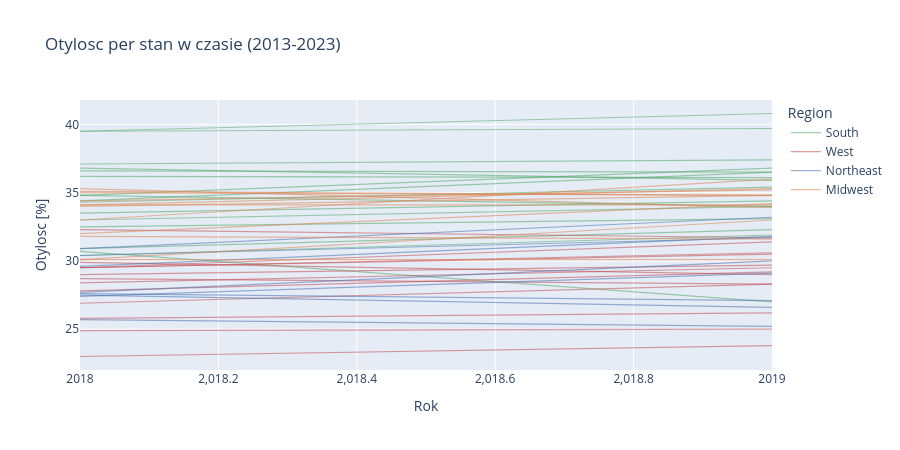

Notebook cell for this chart:
### Code cell
# interaktywny podglad: otylosc per stan w czasie
trend_states = (
    df[df["Region"].notna()]
    .groupby(["Year", "LocationDesc", "LocationAbbr", "Region"])["Obesity"]
    .mean()
    .reset_index()
)

fig = px.line(
    trend_states,
    x="Year",
    y="Obesity",
    color="Region",
    line_group="LocationDesc",
    hover_name="LocationDesc",
    color_discrete_map=PALETTE,
    labels={"Obesity": "Otylosc [%]", "Year": "Rok"},
    title="Otylosc per stan w czasie (2013-2023)",
)
fig.update_traces(opacity=0.55, line_width=1.2)
fig.update_layout(height=450)
fig.show()

### Figure 1 — Plotly figure (JSON) as saved in the notebook; plotly's stock layout.template omitted (floating-point values rounded to 4 significant figures)
{"data": [{"hovertemplate": "<b>%{hovertext}</b><br><br>Region=South<br>LocationDesc=Alabama<br>Rok=%{x}<br>Otylosc [%]=%{y}<extra></extra>", "hovertext": ["Alabama", "Alabama"], "legendgroup": "South", "line": {"color": "#55A868", "dash": "solid", "width": 1.2}, "marker": {"symbol": "circle"}, "mode": "lines", "name": "South", "opacity": 0.55, "orientation": "v", "showlegend": true, "type": "scatter", "x": [2018, 2019], "xaxis": "x", "y": [36.2, 36.1], "yaxis": "y"}, {"hovertemplate": "<b>%{hovertext}</b><br><br>Region=South<br>LocationDesc=Arkansas<br>Rok=%{x}<br>Otylosc [%]=%{y}<extra></extra>", "hovertext": ["Arkansas", "Arkansas"], "legendgroup": "South", "line": {"color": "#55A868", "dash": "solid", "width": 1.2}, "marker": {"symbol": "circle"}, "mode": "lines", "name": "South", "opacity": 0.55, "orientation": "v", "showlegend": false, "type": "scatter", "x": [2018, 2019], "xaxis": "x", "y": [37.1, 37.4], "yaxis": "y"}, {"hovertemplate": "<b>%{hovertext}</b><br><br>Region=South<br>LocationDesc=Delaware<br>Rok=%{x}<br>Otylosc [%]=%{y}<extra></extra>", "hovertext": ["Delaware", "Delaware"], "legendgroup": "South", "line": {"color": "#55A868", "dash": "solid", "width": 1.2}, "marker": {"symbol": "circle"}, "mode": "lines", "name": "South", "opacity": 0.55, "orientation": "v", "showlegend": false, "type": "scatter", "x": [2018, 2019], "xaxis": "x", "y": [33.5, 34.4], "yaxis": "y"}, {"hovertemplate": "<b>%{hovertext}</b><br><br>Region=South<br>LocationDesc=Florida<br>Rok=%{x}<br>Otylosc [%]=%{y}<extra></extra>", "hovertext": ["Florida", "Florida"], "legendgroup": "South", "line": {"color": "#55A868", "dash": "solid", "width": 1.2}, "marker": {"symbol": "circle"}, "mode": "lines", "name": "South", "opacity": 0.55, "orientation": "v", "showlegend": false, "type": "scatter", "x": [2018, 2019], "xaxis": "x", "y": [30.7, 27.0], "yaxis": "y"}, {"hovertemplate": "<b>%{hovertext}</b><br><br>Region=South<br>LocationDesc=Georgia<br>Rok=%{x}<br>Otylosc [%]=%{y}<extra></extra>", "hovertext": ["Georgia", "Georgia"], "legendgroup": "South", "line": {"color": "#55A868", "dash": "solid", "width": 1.2}, "marker": {"symbol": "circle"}, "mode": "lines", "name": "South", "opacity": 0.55, "orientation": "v", "showlegend": false, "type": "scatter", "x": [2018, 2019], "xaxis": "x", "y": [32.5, 33.1], "yaxis": "y"}, {"hovertemplate": "<b>%{hovertext}</b><br><br>Region=South<br>LocationDesc=Kentucky<br>Rok=%{x}<br>Otylosc [%]=%{y}<extra></extra>", "hovertext": ["Kentucky", "Kentucky"], "legendgroup": "South", "line": {"color": "#55A868", "dash": "solid", "width": 1.2}, "marker": {"symbol": "circle"}, "mode": "lines", "name": "South", "opacity": 0.55, "orientation": "v", "showlegend": false, "type": "scatter", "x": [2018, 2019], "xaxis": "x", "y": [36.6, 36.5], "yaxis": "y"}, {"hovertemplate": "<b>%{hovertext}</b><br><br>Region=South<br>LocationDesc=Louisiana<br>Rok=%{x}<br>Otylosc [%]=%{y}<extra></extra>", "hovertext": ["Louisiana", "Louisiana"], "legendgroup": "South", "line": {"color": "#55A868", "dash": "solid", "width": 1.2}, "marker": {"symbol": "circle"}, "mode": "lines", "name": "South", "opacity": 0.55, "orientation": "v", "showlegend": false, "type": "scatter", "x": [2018, 2019], "xaxis": "x", "y": [36.8, 35.9], "yaxis": "y"}, {"hovertemplate": "<b>%{hovertext}</b><br><br>Region=South<br>LocationDesc=Maryland<br>Rok=%{x}<br>Otylosc [%]=%{y}<extra></extra>", "hovertext": ["Maryland", "Maryland"], "legendgroup": "South", "line": {"color": "#55A868", "dash": "solid", "width": 1.2}, "marker": {"symbol": "circle"}, "mode": "lines", "name": "South", "opacity": 0.55, "orientation": "v", "showlegend": false, "type": "scatter", "x": [2018, 2019], "xaxis": "x", "y": [30.9, 32.3], "yaxis": "y"}, {"hovertemplate": "<b>%{hovertext}</b><br><br>Region=South<br>LocationDesc=Mississippi<br>Rok=%{x}<br>Otylosc [%]=%{y}<extra></extra>", "hovertext": ["Mississippi", "Mississippi"], "legendgroup": "South", "line": {"color": "#55A868", "dash": "solid", "width": 1.2}, "marker": {"symbol": "circle"}, "mode": "lines", "name": "South", "opacity": 0.55, "orientation": "v", "showlegend": false, "type": "scatter", "x": [2018, 2019], "xaxis": "x", "y": [39.5, 40.8], "yaxis": "y"}, {"hovertemplate": "<b>%{hovertext}</b><br><br>Region=South<br>LocationDesc=North Carolina<br>Rok=%{x}<br>Otylosc [%]=%{y}<extra></extra>", "hovertext": ["North Carolina", "North Carolina"], "legendgroup": "South", "line": {"color": "#55A868", "dash": "solid", "width": 1.2}, "marker": {"symbol": "circle"}, "mode": "lines", "name": "South", "opacity": 0.55, "orientation": "v", "showlegend": false, "type": "scatter", "x": [2018, 2019], "xaxis": "x", "y": [33.0, 34.0], "yaxis": "y"}, {"hovertemplate": "<b>%{hovertext}</b><br><br>Region=South<br>LocationDesc=Oklahoma<br>Rok=%{x}<br>Otylosc [%]=%{y}<extra></extra>", "hovertext": ["Oklahoma", "Oklahoma"], "legendgroup": "South", "line": {"color": "#55A868", "dash": "solid", "width": 1.2}, "marker": {"symbol": "circle"}, "mode": "lines", "name": "South", "opacity": 0.55, "orientation": "v", "showlegend": false, "type": "scatter", "x": [2018, 2019], "xaxis": "x", "y": [34.8, 36.8], "yaxis": "y"}, {"hovertemplate": "<b>%{hovertext}</b><br><br>Region=South<br>LocationDesc=South Carolina<br>Rok=%{x}<br>Otylosc [%]=%{y}<extra></extra>", "hovertext": ["South Carolina", "South Carolina"], "legendgroup": "South", "line": {"color": "#55A868", "dash": "solid", "width": 1.2}, "marker": {"symbol": "circle"}, "mode": "lines", "name": "South", "opacity": 0.55, "orientation": "v", "showlegend": false, "type": "scatter", "x": [2018, 2019], "xaxis": "x", "y": [34.3, 35.4], "yaxis": "y"}, {"hovertemplate": "<b>%{hovertext}</b><br><br>Region=South<br>LocationDesc=Tennessee<br>Rok=%{x}<br>Otylosc [%]=%{y}<extra></extra>", "hovertext": ["Tennessee", "Tennessee"], "legendgroup": "South", "line": {"color": "#55A868", "dash": "solid", "width": 1.2}, "marker": {"symbol": "circle"}, "mode": "lines", "name": "South", "opacity": 0.55, "orientation": "v", "showlegend": false, "type": "scatter", "x": [2018, 2019], "xaxis": "x", "y": [34.4, 36.5], "yaxis": "y"}, {"hovertemplate": "<b>%{hovertext}</b><br><br>Region=South<br>LocationDesc=Texas<br>Rok=%{x}<br>Otylosc [%]=%{y}<extra></extra>", "hovertext": ["Texas", "Texas"], "legendgroup": "South", "line": {"color": "#55A868", "dash": "solid", "width": 1.2}, "marker": {"symbol": "circle"}, "mode": "lines", "name": "South", "opacity": 0.55, "orientation": "v", "showlegend": false, "type": "scatter", "x": [2018, 2019], "xaxis": "x", "y": [34.8, 34.0], "yaxis": "y"}, {"hovertemplate": "<b>%{hovertext}</b><br><br>Region=South<br>LocationDesc=Virginia<br>Rok=%{x}<br>Otylosc [%]=%{y}<extra></extra>", "hovertext": ["Virginia", "Virginia"], "legendgroup": "South", "line": {"color": "#55A868", "dash": "solid", "width": 1.2}, "marker": {"symbol": "circle"}, "mode": "lines", "name": "South", "opacity": 0.55, "orientation": "v", "showlegend": false, "type": "scatter", "x": [2018, 2019], "xaxis": "x", "y": [30.4, 31.9], "yaxis": "y"}, {"hovertemplate": "<b>%{hovertext}</b><br><br>Region=South<br>LocationDesc=West Virginia<br>Rok=%{x}<br>Otylosc [%]=%{y}<extra></extra>", "hovertext": ["West Virginia", "West Virginia"], "legendgroup": "South", "line": {"color": "#55A868", "dash": "solid", "width": 1.2}, "marker": {"symbol": "circle"}, "mode": "lines", "name": "South", "opacity": 0.55, "orientation": "v", "showlegend": false, "type": "scatter", "x": [2018, 2019], "xaxis": "x", "y": [39.5, 39.7], "yaxis": "y"}, {"hovertemplate": "<b>%{hovertext}</b><br><br>Region=West<br>LocationDesc=Alaska<br>Rok=%{x}<br>Otylosc [%]=%{y}<extra></extra>", "hovertext": ["Alaska", "Alaska"], "legendgroup": "West", "line": {"color": "#C44E52", "dash": "solid", "width": 1.2}, "marker": {"symbol": "circle"}, "mode": "lines", "name": "West", "opacity": 0.55, "orientation": "v", "showlegend": true, "type": "scatter", "x": [2018, 2019], "xaxis": "x", "y": [29.5, 30.5], "yaxis": "y"}, {"hovertemplate": "<b>%{hovertext}</b><br><br>Region=West<br>LocationDesc=Arizona<br>Rok=%{x}<br>Otylosc [%]=%{y}<extra></extra>", "hovertext": ["Arizona", "Arizona"], "legendgroup": "West", "line": {"color": "#C44E52", "dash": "solid", "width": 1.2}, "marker": {"symbol": "circle"}, "mode": "lines", "name": "West", "opacity": 0.55, "orientation": "v", "showlegend": false, "type": "scatter", "x": [2018, 2019], "xaxis": "x", "y": [29.5, 31.4], "yaxis": "y"}, {"hovertemplate": "<b>%{hovertext}</b><br><br>Region=West<br>LocationDesc=California<br>Rok=%{x}<br>Otylosc [%]=%{y}<extra></extra>", "hovertext": ["California", "California"], "legendgroup": "West", "line": {"color": "#C44E52", "dash": "solid", "width": 1.2}, "marker": {"symbol": "circle"}, "mode": "lines", "name": "West", "opacity": 0.55, "orientation": "v", "showlegend": false, "type": "scatter", "x": [2018, 2019], "xaxis": "x", "y": [25.8, 26.2], "yaxis": "y"}, {"hovertemplate": "<b>%{hovertext}</b><br><br>Region=West<br>LocationDesc=Colorado<br>Rok=%{x}<br>Otylosc [%]=%{y}<extra></extra>", "hovertext": ["Colorado", "Colorado"], "legendgroup": "West", "line": {"color": "#C44E52", "dash": "solid", "width": 1.2}, "marker": {"symbol": "circle"}, "mode": "lines", "name": "West", "opacity": 0.55, "orientation": "v", "showlegend": false, "type": "scatter", "x": [2018, 2019], "xaxis": "x", "y": [23.0, 23.8], "yaxis": "y"}, {"hovertemplate": "<b>%{hovertext}</b><br><br>Region=West<br>LocationDesc=Hawaii<br>Rok=%{x}<br>Otylosc [%]=%{y}<extra></extra>", "hovertext": ["Hawaii", "Hawaii"], "legendgroup": "West", "line": {"color": "#C44E52", "dash": "solid", "width": 1.2}, "marker": {"symbol": "circle"}, "mode": "lines", "name": "West", "opacity": 0.55, "orientation": "v", "showlegend": false, "type": "scatter", "x": [2018, 2019], "xaxis": "x", "y": [24.9, 25.0], "yaxis": "y"}, {"hovertemplate": "<b>%{hovertext}</b><br><br>Region=West<br>LocationDesc=Idaho<br>Rok=%{x}<br>Otylosc [%]=%{y}<extra></extra>", "hovertext": ["Idaho", "Idaho"], "legendgroup": "West", "line": {"color": "#C44E52", "dash": "solid", "width": 1.2}, "marker": {"symbol": "circle"}, "mode": "lines", "name": "West", "opacity": 0.55, "orientation": "v", "showlegend": false, "type": "scatter", "x": [2018, 2019], "xaxis": "x", "y": [28.4, 29.5], "yaxis": "y"}, {"hovertemplate": "<b>%{hovertext}</b><br><br>Region=West<br>LocationDesc=Montana<br>Rok=%{x}<br>Otylosc [%]=%{y}<extra></extra>", "hovertext": ["Montana", "Montana"], "legendgroup": "West", "line": {"color": "#C44E52", "dash": "solid", "width": 1.2}, "marker": {"symbol": "circle"}, "mode": "lines", "name": "West", "opacity": 0.55, "orientation": "v", "showlegend": false, "type": "scatter", "x": [2018, 2019], "xaxis": "x", "y": [26.9, 28.3], "yaxis": "y"}, {"hovertemplate": "<b>%{hovertext}</b><br><br>Region=West<br>LocationDesc=Nevada<br>Rok=%{x}<br>Otylosc [%]=%{y}<extra></extra>", "hovertext": ["Nevada", "Nevada"], "legendgroup": "West", "line": {"color": "#C44E52", "dash": "solid", "width": 1.2}, "marker": {"symbol": "circle"}, "mode": "lines", "name": "West", "opacity": 0.55, "orientation": "v", "showlegend": false, "type": "scatter", "x": [2018, 2019], "xaxis": "x", "y": [29.5, 30.6], "yaxis": "y"}, {"hovertemplate": "<b>%{hovertext}</b><br><br>Region=West<br>LocationDesc=New Mexico<br>Rok=%{x}<br>Otylosc [%]=%{y}<extra></extra>", "hovertext": ["New Mexico", "New Mexico"], "legendgroup": "West", "line": {"color": "#C44E52", "dash": "solid", "width": 1.2}, "marker": {"symbol": "circle"}, "mode": "lines", "name": "West", "opacity": 0.55, "orientation": "v", "showlegend": false, "type": "scatter", "x": [2018, 2019], "xaxis": "x", "y": [32.3, 31.7], "yaxis": "y"}, {"hovertemplate": "<b>%{hovertext}</b><br><br>Region=West<br>LocationDesc=Oregon<br>Rok=%{x}<br>Otylosc [%]=%{y}<extra></extra>", "hovertext": ["Oregon", "Oregon"], "legendgroup": "West", "line": {"color": "#C44E52", "dash": "solid", "width": 1.2}, "marker": {"symbol": "circle"}, "mode": "lines", "name": "West", "opacity": 0.55, "orientation": "v", "showlegend": false, "type": "scatter", "x": [2018, 2019], "xaxis": "x", "y": [29.9, 29.0], "yaxis": "y"}, {"hovertemplate": "<b>%{hovertext}</b><br><br>Region=West<br>LocationDesc=Utah<br>Rok=%{x}<br>Otylosc [%]=%{y}<extra></extra>", "hovertext": ["Utah", "Utah"], "legendgroup": "West", "line": {"color": "#C44E52", "dash": "solid", "width": 1.2}, "marker": {"symbol": "circle"}, "mode": "lines", "name": "West", "opacity": 0.55, "orientation": "v", "showlegend": false, "type": "scatter", "x": [2018, 2019], "xaxis": "x", "y": [27.8, 29.2], "yaxis": "y"}, {"hovertemplate": "<b>%{hovertext}</b><br><br>Region=West<br>LocationDesc=Washington<br>Rok=%{x}<br>Otylosc [%]=%{y}<extra></extra>", "hovertext": ["Washington", "Washington"], "legendgroup": "West", "line": {"color": "#C44E52", "dash": "solid", "width": 1.2}, "marker": {"symbol": "circle"}, "mode": "lines", "name": "West", "opacity": 0.55, "orientation": "v", "showlegend": false, "type": "scatter", "x": [2018, 2019], "xaxis": "x", "y": [28.7, 28.3], "yaxis": "y"}, {"hovertemplate": "<b>%{hovertext}</b><br><br>Region=West<br>LocationDesc=Wyoming<br>Rok=%{x}<br>Otylosc [%]=%{y}<extra></extra>", "hovertext": ["Wyoming", "Wyoming"], "legendgroup": "West", "line": {"color": "#C44E52", "dash": "solid", "width": 1.2}, "marker": {"symbol": "circle"}, "mode": "lines", "name": "West", "opacity": 0.55, "orientation": "v", "showlegend": false, "type": "scatter", "x": [2018, 2019], "xaxis": "x", "y": [29.0, 29.7], "yaxis": "y"}, {"hovertemplate": "<b>%{hovertext}</b><br><br>Region=Northeast<br>LocationDesc=Connecticut<br>Rok=%{x}<br>Otylosc [%]=%{y}<extra></extra>", "hovertext": ["Connecticut", "Connecticut"], "legendgroup": "Northeast", "line": {"color": "#4C72B0", "dash": "solid", "width": 1.2}, "marker": {"symbol": "circle"}, "mode": "lines", "name": "Northeast", "opacity": 0.55, "orientation": "v", "showlegend": true, "type": "scatter", "x": [2018, 2019], "xaxis": "x", "y": [27.4, 29.1], "yaxis": "y"}, {"hovertemplate": "<b>%{hovertext}</b><br><br>Region=Northeast<br>LocationDesc=Maine<br>Rok=%{x}<br>Otylosc [%]=%{y}<extra></extra>", "hovertext": ["Maine", "Maine"], "legendgroup": "Northeast", "line": {"color": "#4C72B0", "dash": "solid", "width": 1.2}, "marker": {"symbol": "circle"}, "mode": "lines", "name": "Northeast", "opacity": 0.55, "orientation": "v", "showlegend": false, "type": "scatter", "x": [2018, 2019], "xaxis": "x", "y": [30.4, 31.7], "yaxis": "y"}, {"hovertemplate": "<b>%{hovertext}</b><br><br>Region=Northeast<br>LocationDesc=Massachusetts<br>Rok=%{x}<br>Otylosc [%]=%{y}<extra></extra>", "hovertext": ["Massachusetts", "Massachusetts"], "legendgroup": "Northeast", "line": {"color": "#4C72B0", "dash": "solid", "width": 1.2}, "marker": {"symbol": "circle"}, "mode": "lines", "name": "Northeast", "opacity": 0.55, "orientation": "v", "showlegend": false, "type": "scatter", "x": [2018, 2019], "xaxis": "x", "y": [25.7, 25.2], "yaxis": "y"}, {"hovertemplate": "<b>%{hovertext}</b><br><br>Region=Northeast<br>LocationDesc=New Hampshire<br>Rok=%{x}<br>Otylosc [%]=%{y}<extra></extra>", "hovertext": ["New Hampshire", "New Hampshire"], "legendgroup": "Northeast", "line": {"color": "#4C72B0", "dash": "solid", "width": 1.2}, "marker": {"symbol": "circle"}, "mode": "lines", "name": "Northeast", "opacity": 0.55, "orientation": "v", "showlegend": false, "type": "scatter", "x": [2018, 2019], "xaxis": "x", "y": [29.6, 31.8], "yaxis": "y"}, {"hovertemplate": "<b>%{hovertext}</b><br><br>Region=Northeast<br>LocationDesc=New Jersey<br>Rok=%{x}<br>Otylosc [%]=%{y}<extra></extra>", "hovertext": ["New Jersey"], "legendgroup": "Northeast", "line": {"color": "#4C72B0", "dash": "solid", "width": 1.2}, "marker": {"symbol": "circle"}, "mode": "lines", "name": "Northeast", "opacity": 0.55, "orientation": "v", "showlegend": false, "type": "scatter", "x": [2018], "xaxis": "x", "y": [25.7], "yaxis": "y"}, {"hovertemplate": "<b>%{hovertext}</b><br><br>Region=Northeast<br>LocationDesc=New York<br>Rok=%{x}<br>Otylosc [%]=%{y}<extra></extra>", "hovertext": ["New York", "New York"], "legendgroup": "Northeast", "line": {"color": "#4C72B0", "dash": "solid", "width": 1.2}, "marker": {"symbol": "circle"}, "mode": "lines", "name": "Northeast", "opacity": 0.55, "orientation": "v", "showlegend": false, "type": "scatter", "x": [2018, 2019], "xaxis": "x", "y": [27.6, 27.1], "yaxis": "y"}, {"hovertemplate": "<b>%{hovertext}</b><br><br>Region=Northeast<br>LocationDesc=Pennsylvania<br>Rok=%{x}<br>Otylosc [%]=%{y}<extra></extra>", "hovertext": ["Pennsylvania", "Pennsylvania"], "legendgroup": "Northeast", "line": {"color": "#4C72B0", "dash": "solid", "width": 1.2}, "marker": {"symbol": "circle"}, "mode": "lines", "name": "Northeast", "opacity": 0.55, "orientation": "v", "showlegend": false, "type": "scatter", "x": [2018, 2019], "xaxis": "x", "y": [30.9, 33.2], "yaxis": "y"}, {"hovertemplate": "<b>%{hovertext}</b><br><br>Region=Northeast<br>LocationDesc=Rhode Island<br>Rok=%{x}<br>Otylosc [%]=%{y}<extra></extra>", "hovertext": ["Rhode Island", "Rhode Island"], "legendgroup": "Northeast", "line": {"color": "#4C72B0", "dash": "solid", "width": 1.2}, "marker": {"symbol": "circle"}, "mode": "lines", "name": "Northeast", "opacity": 0.55, "orientation": "v", "showlegend": false, "type": "scatter", "x": [2018, 2019], "xaxis": "x", "y": [27.7, 30.0], "yaxis": "y"}, {"hovertemplate": "<b>%{hovertext}</b><br><br>Region=Northeast<br>LocationDesc=Vermont<br>Rok=%{x}<br>Otylosc [%]=%{y}<extra></extra>", "hovertext": ["Vermont", "Vermont"], "legendgroup": "Northeast", "line": {"color": "#4C72B0", "dash": "solid", "width": 1.2}, "marker": {"symbol": "circle"}, "mode": "lines", "name": "Northeast", "opacity": 0.55, "orientation": "v", "showlegend": false, "type": "scatter", "x": [2018, 2019], "xaxis": "x", "y": [27.5, 26.6], "yaxis": "y"}, {"hovertemplate": "<b>%{hovertext}</b><br><br>Region=Midwest<br>LocationDesc=Illinois<br>Rok=%{x}<br>Otylosc [%]=%{y}<extra></extra>", "hovertext": ["Illinois", "Illinois"], "legendgroup": "Midwest", "line": {"color": "#DD8452", "dash": "solid", "width": 1.2}, "marker": {"symbol": "circle"}, "mode": "lines", "name": "Midwest", "opacity": 0.55, "orientation": "v", "showlegend": true, "type": "scatter", "x": [2018, 2019], "xaxis": "x", "y": [31.8, 31.6], "yaxis": "y"}, {"hovertemplate": "<b>%{hovertext}</b><br><br>Region=Midwest<br>LocationDesc=Indiana<br>Rok=%{x}<br>Otylosc [%]=%{y}<extra></extra>", "hovertext": ["Indiana", "Indiana"], "legendgroup": "Midwest", "line": {"color": "#DD8452", "dash": "solid", "width": 1.2}, "marker": {"symbol": "circle"}, "mode": "lines", "name": "Midwest", "opacity": 0.55, "orientation": "v", "showlegend": false, "type": "scatter", "x": [2018, 2019], "xaxis": "x", "y": [34.1, 35.3], "yaxis": "y"}, {"hovertemplate": "<b>%{hovertext}</b><br><br>Region=Midwest<br>LocationDesc=Iowa<br>Rok=%{x}<br>Otylosc [%]=%{y}<extra></extra>", "hovertext": ["Iowa", "Iowa"], "legendgroup": "Midwest", "line": {"color": "#DD8452", "dash": "solid", "width": 1.2}, "marker": {"symbol": "circle"}, "mode": "lines", "name": "Midwest", "opacity": 0.55, "orientation": "v", "showlegend": false, "type": "scatter", "x": [2018, 2019], "xaxis": "x", "y": [35.3, 33.9], "yaxis": "y"}, {"hovertemplate": "<b>%{hovertext}</b><br><br>Region=Midwest<br>LocationDesc=Kansas<br>Rok=%{x}<br>Otylosc [%]=%{y}<extra></extra>", "hovertext": ["Kansas", "Kansas"], "legendgroup": "Midwest", "line": {"color": "#DD8452", "dash": "solid", "width": 1.2}, "marker": {"symbol": "circle"}, "mode": "lines", "name": "Midwest", "opacity": 0.55, "orientation": "v", "showlegend": false, "type": "scatter", "x": [2018, 2019], "xaxis": "x", "y": [34.4, 35.2], "yaxis": "y"}, {"hovertemplate": "<b>%{hovertext}</b><br><br>Region=Midwest<br>LocationDesc=Michigan<br>Rok=%{x}<br>Otylosc [%]=%{y}<extra></extra>", "hovertext": ["Michigan", "Michigan"], "legendgroup": "Midwest", "line": {"color": "#DD8452", "dash": "solid", "width": 1.2}, "marker": {"symbol": "circle"}, "mode": "lines", "name": "Midwest", "opacity": 0.55, "orientation": "v", "showlegend": false, "type": "scatter", "x": [2018, 2019], "xaxis": "x", "y": [33.0, 36.0], "yaxis": "y"}, {"hovertemplate": "<b>%{hovertext}</b><br><br>Region=Midwest<br>LocationDesc=Minnesota<br>Rok=%{x}<br>Otylosc [%]=%{y}<extra></extra>", "hovertext": ["Minnesota", "Minnesota"], "legendgroup": "Midwest", "line": {"color": "#DD8452", "dash": "solid", "width": 1.2}, "marker": {"symbol": "circle"}, "mode": "lines", "name": "Midwest", "opacity": 0.55, "orientation": "v", "showlegend": false, "type": "scatter", "x": [2018, 2019], "xaxis": "x", "y": [30.1, 30.1], "yaxis": "y"}, {"hovertemplate": "<b>%{hovertext}</b><br><br>Region=Midwest<br>LocationDesc=Missouri<br>Rok=%{x}<br>Otylosc [%]=%{y}<extra></extra>", "hovertext": ["Missouri", "Missouri"], "legendgroup": "Midwest", "line": {"color": "#DD8452", "dash": "solid", "width": 1.2}, "marker": {"symbol": "circle"}, "mode": "lines", "name": "Midwest", "opacity": 0.55, "orientation": "v", "showlegend": false, "type": "scatter", "x": [2018, 2019], "xaxis": "x", "y": [35.0, 34.8], "yaxis": "y"}, {"hovertemplate": "<b>%{hovertext}</b><br><br>Region=Midwest<br>LocationDesc=Nebraska<br>Rok=%{x}<br>Otylosc [%]=%{y}<extra></extra>", "hovertext": ["Nebraska", "Nebraska"], "legendgroup": "Midwest", "line": {"color": "#DD8452", "dash": "solid", "width": 1.2}, "marker": {"symbol": "circle"}, "mode": "lines", "name": "Midwest", "opacity": 0.55, "orientation": "v", "showlegend": false, "type": "scatter", "x": [2018, 2019], "xaxis": "x", "y": [34.1, 34.1], "yaxis": "y"}, {"hovertemplate": "<b>%{hovertext}</b><br><br>Region=Midwest<br>LocationDesc=North Dakota<br>Rok=%{x}<br>Otylosc [%]=%{y}<extra></extra>", "hovertext": ["North Dakota", "North Dakota"], "legendgroup": "Midwest", "line": {"color": "#DD8452", "dash": "solid", "width": 1.2}, "marker": {"symbol": "circle"}, "mode": "lines", "name": "Midwest", "opacity": 0.55, "orientation": "v", "showlegend": false, "type": "scatter", "x": [2018, 2019], "xaxis": "x", "y": [35.1, 34.8], "yaxis": "y"}, {"hovertemplate": "<b>%{hovertext}</b><br><br>Region=Midwest<br>LocationDesc=Ohio<br>Rok=%{x}<br>Otylosc [%]=%{y}<extra></extra>", "hovertext": ["Ohio", "Ohio"], "legendgroup": "Midwest", "line": {"color": "#DD8452", "dash": "solid", "width": 1.2}, "marker": {"symbol": "circle"}, "mode": "lines", "name": "Midwest", "opacity": 0.55, "orientation": "v", "showlegend": false, "type": "scatter", "x": [2018, 2019], "xaxis": "x", "y": [34.0, 34.8], "yaxis": "y"}, {"hovertemplate": "<b>%{hovertext}</b><br><br>Region=Midwest<br>LocationDesc=South Dakota<br>Rok=%{x}<br>Otylosc [%]=%{y}<extra></extra>", "hovertext": ["South Dakota", "South Dakota"], "legendgroup": "Midwest", "line": {"color": "#DD8452", "dash": "solid", "width": 1.2}, "marker": {"symbol": "circle"}, "mode": "lines", "name": "Midwest", "opacity": 0.55, "orientation": "v", "showlegend": false, "type": "scatter", "x": [2018, 2019], "xaxis": "x", "y": [30.1, 33.0], "yaxis": "y"}, {"hovertemplate": "<b>%{hovertext}</b><br><br>Region=Midwest<br>LocationDesc=Wisconsin<br>Rok=%{x}<br>Otylosc [%]=%{y}<extra></extra>", "hovertext": ["Wisconsin", "Wisconsin"], "legendgroup": "Midwest", "line": {"color": "#DD8452", "dash": "solid", "width": 1.2}, "marker": {"symbol": "circle"}, "mode": "lines", "name": "Midwest", "opacity": 0.55, "orientation": "v", "showlegend": false, "type": "scatter", "x": [2018, 2019], "xaxis": "x", "y": [32.0, 34.2], "yaxis": "y"}], "layout": {"height": 450, "legend": {"title": {"text": "Region"}, "tracegroupgap": 0}, "title": {"text": "Otylosc per stan w czasie (2013-2023)"}, "xaxis": {"anchor": "y", "domain": [0, 1], "title": {"text": "Rok"}}, "yaxis": {"anchor": "x", "domain": [0, 1], "title": {"text": "Otylosc [%]"}}}}
